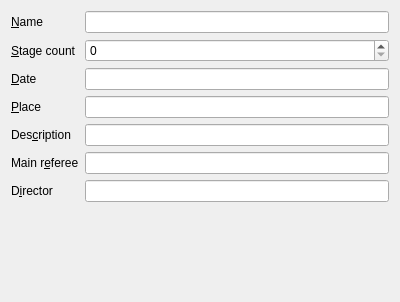
<?xml version="1.0" encoding="UTF-8"?>
<ui version="4.0">
 <class>EventDialogWidget</class>
 <widget class="QWidget" name="EventDialogWidget">
  <property name="geometry">
   <rect>
    <x>0</x>
    <y>0</y>
    <width>400</width>
    <height>302</height>
   </rect>
  </property>
  <property name="windowTitle">
   <string>Form</string>
  </property>
  <layout class="QFormLayout" name="formLayout">
   <item row="0" column="0">
    <widget class="QLabel" name="label">
     <property name="text">
      <string>&amp;Name</string>
     </property>
     <property name="buddy">
      <cstring>ed_name</cstring>
     </property>
    </widget>
   </item>
   <item row="0" column="1">
    <widget class="QLineEdit" name="ed_name"/>
   </item>
   <item row="1" column="1">
    <widget class="QSpinBox" name="ed_stageCount"/>
   </item>
   <item row="1" column="0">
    <widget class="QLabel" name="label_2">
     <property name="text">
      <string>&amp;Stage count</string>
     </property>
     <property name="buddy">
      <cstring>ed_stageCount</cstring>
     </property>
    </widget>
   </item>
   <item row="2" column="0">
    <widget class="QLabel" name="label_3">
     <property name="text">
      <string>&amp;Date</string>
     </property>
     <property name="buddy">
      <cstring>ed_date</cstring>
     </property>
    </widget>
   </item>
   <item row="3" column="0">
    <widget class="QLabel" name="label_4">
     <property name="text">
      <string>&amp;Place</string>
     </property>
     <property name="buddy">
      <cstring>ed_place</cstring>
     </property>
    </widget>
   </item>
   <item row="4" column="0">
    <widget class="QLabel" name="label_5">
     <property name="text">
      <string>Des&amp;cription</string>
     </property>
     <property name="buddy">
      <cstring>ed_description</cstring>
     </property>
    </widget>
   </item>
   <item row="5" column="0">
    <widget class="QLabel" name="label_6">
     <property name="text">
      <string>Main r&amp;eferee</string>
     </property>
     <property name="buddy">
      <cstring>ed_mainReferee</cstring>
     </property>
    </widget>
   </item>
   <item row="6" column="0">
    <widget class="QLabel" name="label_7">
     <property name="text">
      <string>D&amp;irector</string>
     </property>
     <property name="buddy">
      <cstring>ed_director</cstring>
     </property>
    </widget>
   </item>
   <item row="2" column="1">
    <widget class="QLineEdit" name="ed_date"/>
   </item>
   <item row="3" column="1">
    <widget class="QLineEdit" name="ed_place"/>
   </item>
   <item row="4" column="1">
    <widget class="QLineEdit" name="ed_description"/>
   </item>
   <item row="5" column="1">
    <widget class="QLineEdit" name="ed_mainReferee"/>
   </item>
   <item row="6" column="1">
    <widget class="QLineEdit" name="ed_director"/>
   </item>
  </layout>
 </widget>
 <resources/>
 <connections/>
</ui>
